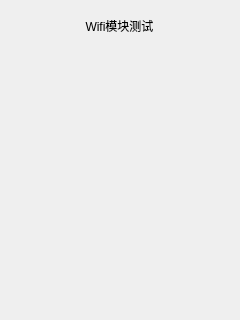
<?xml version="1.0" encoding="UTF-8"?>
<ui version="4.0">
 <class>DialogWlanTest</class>
 <widget class="QDialog" name="DialogWlanTest">
  <property name="geometry">
   <rect>
    <x>0</x>
    <y>0</y>
    <width>240</width>
    <height>320</height>
   </rect>
  </property>
  <property name="windowTitle">
   <string>Dialog</string>
  </property>
  <widget class="QWidget" name="horizontalLayoutWidget">
   <property name="geometry">
    <rect>
     <x>9</x>
     <y>10</y>
     <width>221</width>
     <height>31</height>
    </rect>
   </property>
   <layout class="QHBoxLayout" name="horizontalLayout">
    <item>
     <widget class="QLabel" name="label">
      <property name="text">
       <string>Wifi模块测试</string>
      </property>
      <property name="alignment">
       <set>Qt::AlignCenter</set>
      </property>
     </widget>
    </item>
   </layout>
  </widget>
 </widget>
 <resources/>
 <connections/>
</ui>
